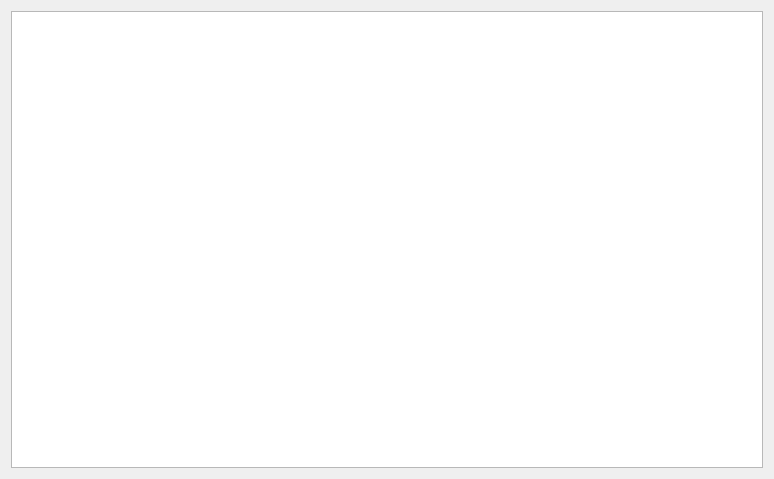
<?xml version="1.0" encoding="UTF-8"?>
<ui version="4.0">
 <class>DlgUserThroughput</class>
 <widget class="QDialog" name="DlgUserThroughput">
  <property name="geometry">
   <rect>
    <x>0</x>
    <y>0</y>
    <width>774</width>
    <height>479</height>
   </rect>
  </property>
  <property name="windowTitle">
   <string>Dialog</string>
  </property>
  <layout class="QGridLayout" name="gridLayout">
   <item row="0" column="0">
    <widget class="QSpeedChartWidget" name="graphicsView"/>
   </item>
  </layout>
 </widget>
 <customwidgets>
  <customwidget>
   <class>QSpeedChartWidget</class>
   <extends>QGraphicsView</extends>
   <header>../../QMikPPPManager/src/Widgets/QSpeedChart.h</header>
  </customwidget>
 </customwidgets>
 <resources/>
 <connections/>
</ui>
